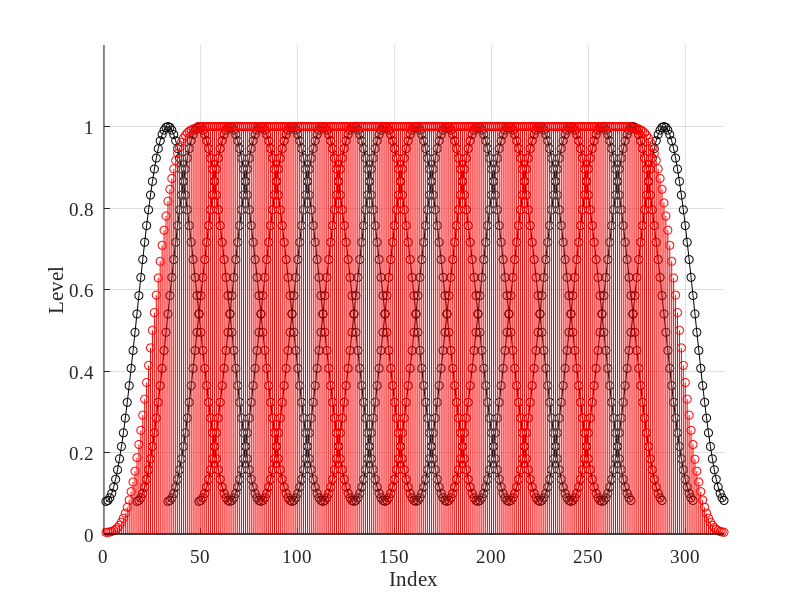

Write MATLAB code to recreate this figure.
clear, clc, close all

% define analysis/synthesis parameters
wlen = 64;                         % window length (recomended to be power of 2)    (Put your value here!)
h = wlen/4;                        % hop size (recomended to be power of 2)         (Put your value here!)
win = hamming(wlen, 'periodic');   % analysis/synthesis window                      (Put your value here!)
                                   % (recommended to be one and the same)

% plot the sliding windows
figure(1)
hold on

s = zeros(5*wlen, 1);              % OLA empty matrix

for n = 0:h:4*wlen
    indx = n+1:n+wlen;             % current window location
    s(indx) = s(indx) + win.^2;    % window overlap-add (OLA)
    plot(indx, win, '-ok')         % plot the current window
end

% scale the OLA result
W0 = sum(win.^2);                 
s = s*h/W0;                        

% plot the OLA result
stem(s, 'r');                      
grid on
xlim([0 length(s)])
ylim([0 1.2])
set(gca, 'FontName', 'Times New Roman', 'FontSize', 14)
xlabel('Index')
ylabel('Level')